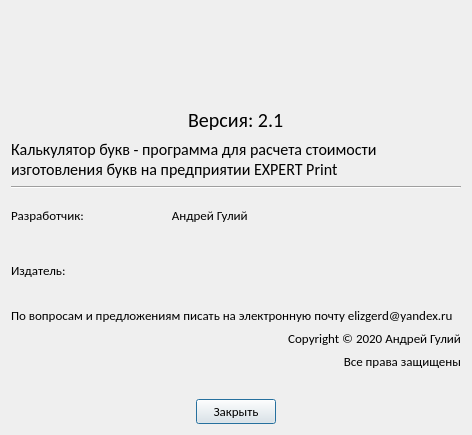
<?xml version="1.0" encoding="UTF-8"?>
<ui version="4.0">
 <class>AboutForm</class>
 <widget class="QDialog" name="AboutForm">
  <property name="geometry">
   <rect>
    <x>0</x>
    <y>0</y>
    <width>472</width>
    <height>435</height>
   </rect>
  </property>
  <property name="font">
   <font>
    <family>Calibri</family>
    <pointsize>10</pointsize>
   </font>
  </property>
  <property name="windowTitle">
   <string>AboutForm</string>
  </property>
  <layout class="QVBoxLayout" name="verticalLayout">
   <item>
    <layout class="QHBoxLayout" name="horizontalLayout">
     <item>
      <widget class="QLabel" name="letterImageLabel">
       <property name="sizePolicy">
        <sizepolicy hsizetype="Fixed" vsizetype="Fixed">
         <horstretch>90</horstretch>
         <verstretch>90</verstretch>
        </sizepolicy>
       </property>
       <property name="minimumSize">
        <size>
         <width>90</width>
         <height>90</height>
        </size>
       </property>
       <property name="maximumSize">
        <size>
         <width>90</width>
         <height>90</height>
        </size>
       </property>
       <property name="text">
        <string/>
       </property>
       <property name="pixmap">
        <pixmap resource="MainForm.qrc">:/new/prefix1/icons/logo.png</pixmap>
       </property>
       <property name="scaledContents">
        <bool>true</bool>
       </property>
      </widget>
     </item>
     <item>
      <widget class="QLabel" name="headLabel">
       <property name="sizePolicy">
        <sizepolicy hsizetype="Fixed" vsizetype="Fixed">
         <horstretch>0</horstretch>
         <verstretch>0</verstretch>
        </sizepolicy>
       </property>
       <property name="minimumSize">
        <size>
         <width>272</width>
         <height>89</height>
        </size>
       </property>
       <property name="maximumSize">
        <size>
         <width>272</width>
         <height>89</height>
        </size>
       </property>
       <property name="text">
        <string/>
       </property>
       <property name="pixmap">
        <pixmap resource="MainForm.qrc">:/new/prefix1/icons/headNameImage.png</pixmap>
       </property>
       <property name="scaledContents">
        <bool>true</bool>
       </property>
      </widget>
     </item>
    </layout>
   </item>
   <item>
    <layout class="QHBoxLayout" name="horizontalLayout_2">
     <item>
      <spacer name="horizontalSpacer">
       <property name="orientation">
        <enum>Qt::Horizontal</enum>
       </property>
       <property name="sizeHint" stdset="0">
        <size>
         <width>40</width>
         <height>20</height>
        </size>
       </property>
      </spacer>
     </item>
     <item>
      <widget class="QLabel" name="versionLabel">
       <property name="font">
        <font>
         <family>Calibri</family>
         <pointsize>15</pointsize>
        </font>
       </property>
       <property name="text">
        <string>Версия: 2.1</string>
       </property>
      </widget>
     </item>
     <item>
      <spacer name="horizontalSpacer_2">
       <property name="orientation">
        <enum>Qt::Horizontal</enum>
       </property>
       <property name="sizeHint" stdset="0">
        <size>
         <width>40</width>
         <height>20</height>
        </size>
       </property>
      </spacer>
     </item>
    </layout>
   </item>
   <item>
    <widget class="QLabel" name="label_3">
     <property name="sizePolicy">
      <sizepolicy hsizetype="Expanding" vsizetype="Expanding">
       <horstretch>0</horstretch>
       <verstretch>0</verstretch>
      </sizepolicy>
     </property>
     <property name="font">
      <font>
       <family>Calibri</family>
       <pointsize>12</pointsize>
      </font>
     </property>
     <property name="text">
      <string>Калькулятор букв - программа для расчета стоимости изготовления букв на предприятии EXPERT Print</string>
     </property>
     <property name="wordWrap">
      <bool>true</bool>
     </property>
    </widget>
   </item>
   <item>
    <widget class="Line" name="line">
     <property name="orientation">
      <enum>Qt::Horizontal</enum>
     </property>
    </widget>
   </item>
   <item>
    <layout class="QHBoxLayout" name="horizontalLayout_5">
     <item>
      <widget class="QLabel" name="label_9">
       <property name="text">
        <string>Разработчик:</string>
       </property>
      </widget>
     </item>
     <item>
      <spacer name="horizontalSpacer_8">
       <property name="orientation">
        <enum>Qt::Horizontal</enum>
       </property>
       <property name="sizeType">
        <enum>QSizePolicy::Fixed</enum>
       </property>
       <property name="sizeHint" stdset="0">
        <size>
         <width>20</width>
         <height>20</height>
        </size>
       </property>
      </spacer>
     </item>
     <item>
      <layout class="QHBoxLayout" name="horizontalLayout_4">
       <item>
        <widget class="QLabel" name="gooseLabel">
         <property name="minimumSize">
          <size>
           <width>53</width>
           <height>40</height>
          </size>
         </property>
         <property name="maximumSize">
          <size>
           <width>53</width>
           <height>40</height>
          </size>
         </property>
         <property name="text">
          <string/>
         </property>
         <property name="pixmap">
          <pixmap resource="MainForm.qrc">:/new/prefix1/icons/goose.png</pixmap>
         </property>
         <property name="scaledContents">
          <bool>true</bool>
         </property>
        </widget>
       </item>
       <item>
        <widget class="QLabel" name="label_8">
         <property name="text">
          <string> Андрей Гулий</string>
         </property>
        </widget>
       </item>
       <item>
        <spacer name="horizontalSpacer_5">
         <property name="orientation">
          <enum>Qt::Horizontal</enum>
         </property>
         <property name="sizeHint" stdset="0">
          <size>
           <width>40</width>
           <height>20</height>
          </size>
         </property>
        </spacer>
       </item>
      </layout>
     </item>
    </layout>
   </item>
   <item>
    <spacer name="verticalSpacer_2">
     <property name="orientation">
      <enum>Qt::Vertical</enum>
     </property>
     <property name="sizeType">
      <enum>QSizePolicy::Fixed</enum>
     </property>
     <property name="sizeHint" stdset="0">
      <size>
       <width>20</width>
       <height>10</height>
      </size>
     </property>
    </spacer>
   </item>
   <item>
    <layout class="QHBoxLayout" name="horizontalLayout_6">
     <item>
      <widget class="QLabel" name="label_4">
       <property name="sizePolicy">
        <sizepolicy hsizetype="Fixed" vsizetype="Fixed">
         <horstretch>0</horstretch>
         <verstretch>0</verstretch>
        </sizepolicy>
       </property>
       <property name="minimumSize">
        <size>
         <width>0</width>
         <height>0</height>
        </size>
       </property>
       <property name="text">
        <string>Издатель: </string>
       </property>
      </widget>
     </item>
     <item>
      <spacer name="horizontalSpacer_7">
       <property name="orientation">
        <enum>Qt::Horizontal</enum>
       </property>
       <property name="sizeType">
        <enum>QSizePolicy::Fixed</enum>
       </property>
       <property name="sizeHint" stdset="0">
        <size>
         <width>40</width>
         <height>20</height>
        </size>
       </property>
      </spacer>
     </item>
     <item>
      <widget class="QLabel" name="expertPLabel">
       <property name="sizePolicy">
        <sizepolicy hsizetype="Fixed" vsizetype="Fixed">
         <horstretch>205</horstretch>
         <verstretch>40</verstretch>
        </sizepolicy>
       </property>
       <property name="minimumSize">
        <size>
         <width>205</width>
         <height>40</height>
        </size>
       </property>
       <property name="maximumSize">
        <size>
         <width>205</width>
         <height>40</height>
        </size>
       </property>
       <property name="text">
        <string/>
       </property>
       <property name="pixmap">
        <pixmap resource="MainForm.qrc">:/new/prefix1/icons/expertPlogo.png</pixmap>
       </property>
       <property name="scaledContents">
        <bool>true</bool>
       </property>
      </widget>
     </item>
     <item>
      <spacer name="horizontalSpacer_6">
       <property name="orientation">
        <enum>Qt::Horizontal</enum>
       </property>
       <property name="sizeHint" stdset="0">
        <size>
         <width>40</width>
         <height>20</height>
        </size>
       </property>
      </spacer>
     </item>
    </layout>
   </item>
   <item>
    <spacer name="verticalSpacer_3">
     <property name="orientation">
      <enum>Qt::Vertical</enum>
     </property>
     <property name="sizeType">
      <enum>QSizePolicy::Fixed</enum>
     </property>
     <property name="sizeHint" stdset="0">
      <size>
       <width>20</width>
       <height>10</height>
      </size>
     </property>
    </spacer>
   </item>
   <item>
    <layout class="QHBoxLayout" name="horizontalLayout_7">
     <item>
      <widget class="QLabel" name="label_5">
       <property name="text">
        <string>По вопросам и предложениям писать на электронную почту elizgerd@yandex.ru</string>
       </property>
      </widget>
     </item>
    </layout>
   </item>
   <item>
    <widget class="QLabel" name="label">
     <property name="font">
      <font>
       <family>Calibri</family>
       <pointsize>10</pointsize>
      </font>
     </property>
     <property name="text">
      <string>Copyright © 2020 Андрей Гулий</string>
     </property>
     <property name="alignment">
      <set>Qt::AlignRight|Qt::AlignTrailing|Qt::AlignVCenter</set>
     </property>
    </widget>
   </item>
   <item>
    <widget class="QLabel" name="label_2">
     <property name="font">
      <font>
       <family>Calibri</family>
       <pointsize>10</pointsize>
      </font>
     </property>
     <property name="text">
      <string>Все права защищены</string>
     </property>
     <property name="alignment">
      <set>Qt::AlignRight|Qt::AlignTrailing|Qt::AlignVCenter</set>
     </property>
    </widget>
   </item>
   <item>
    <spacer name="verticalSpacer">
     <property name="orientation">
      <enum>Qt::Vertical</enum>
     </property>
     <property name="sizeHint" stdset="0">
      <size>
       <width>20</width>
       <height>40</height>
      </size>
     </property>
    </spacer>
   </item>
   <item>
    <layout class="QHBoxLayout" name="horizontalLayout_3">
     <item>
      <spacer name="horizontalSpacer_3">
       <property name="orientation">
        <enum>Qt::Horizontal</enum>
       </property>
       <property name="sizeHint" stdset="0">
        <size>
         <width>40</width>
         <height>20</height>
        </size>
       </property>
      </spacer>
     </item>
     <item>
      <widget class="QPushButton" name="closeButton">
       <property name="text">
        <string>Закрыть</string>
       </property>
      </widget>
     </item>
     <item>
      <spacer name="horizontalSpacer_4">
       <property name="orientation">
        <enum>Qt::Horizontal</enum>
       </property>
       <property name="sizeHint" stdset="0">
        <size>
         <width>40</width>
         <height>20</height>
        </size>
       </property>
      </spacer>
     </item>
    </layout>
   </item>
  </layout>
 </widget>
 <layoutdefault spacing="6" margin="11"/>
 <resources>
  <include location="MainForm.qrc"/>
 </resources>
 <connections>
  <connection>
   <sender>closeButton</sender>
   <signal>clicked()</signal>
   <receiver>AboutForm</receiver>
   <slot>reject()</slot>
   <hints>
    <hint type="sourcelabel">
     <x>312</x>
     <y>253</y>
    </hint>
    <hint type="destinationlabel">
     <x>349</x>
     <y>205</y>
    </hint>
   </hints>
  </connection>
 </connections>
</ui>
